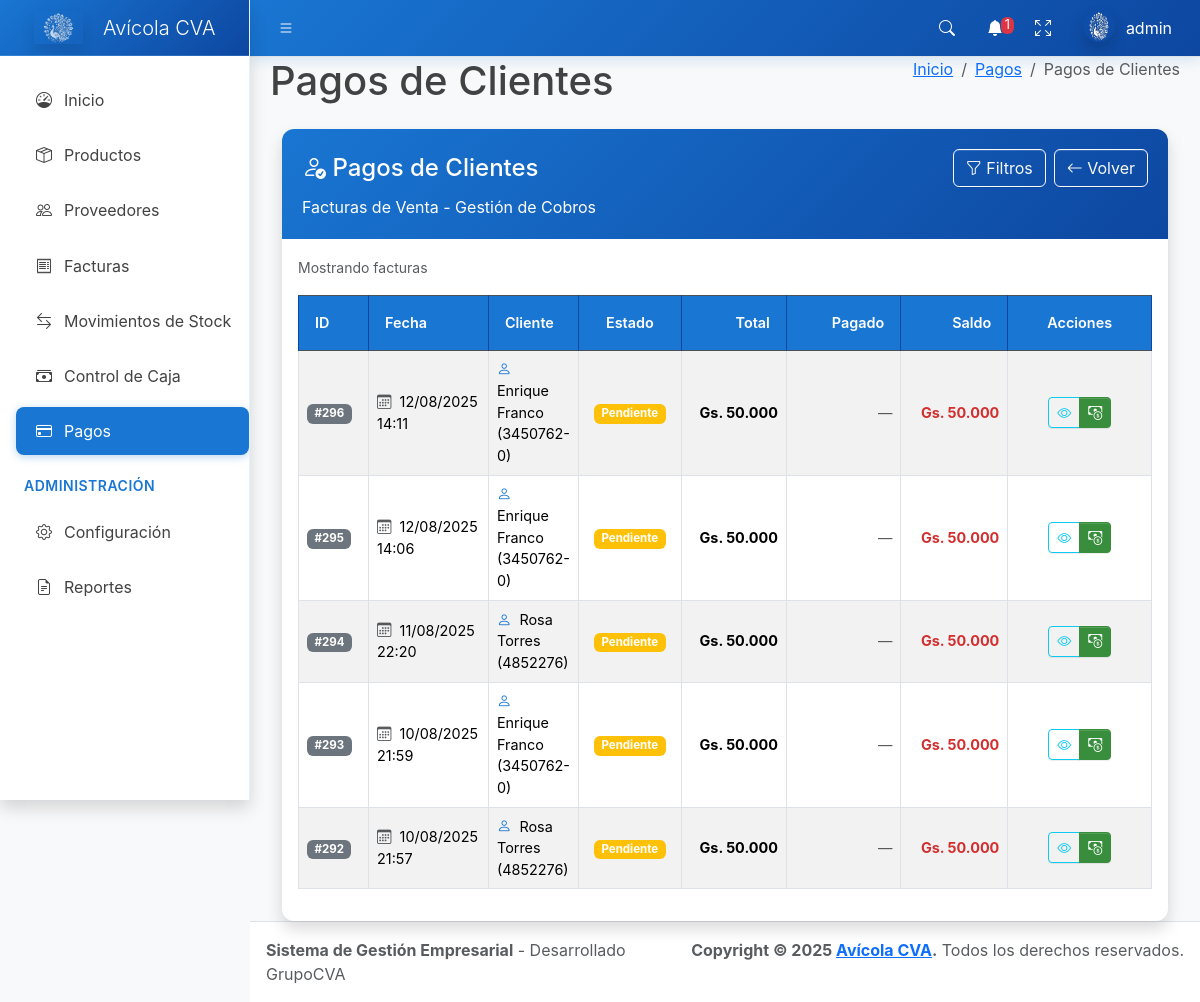
/pagos/clientes/ (signed in), run on the app's committed database.
### core/models.py (models this page shows, shortened)
class Factura(models.Model):
    TIPO_CHOICES = [
        ('compra', 'Compra'),
        ('venta', 'Venta'),
    ]
    ESTADO_CHOICES = [
        ('pendiente', 'Pendiente'),
        ('pagada', 'Pagada'),
        ('anulada', 'Anulada'),
    ]
    tipo = models.CharField(max_length=10, choices=TIPO_CHOICES, default='compra')
    numero = models.CharField(max_length=20)
    fecha = models.DateTimeField(default=timezone.now)
    proveedor = models.ForeignKey(Proveedor, on_delete=models.PROTECT, null=True, blank=True)
    cliente = models.ForeignKey(Cliente, on_delete=models.PROTECT, null=True, blank=True)
    subtotal = models.IntegerField()
    iva = models.IntegerField()
    total = models.IntegerField()
    estado = models.CharField(max_length=10, choices=ESTADO_CHOICES, default='pendiente')
    observacion = models.TextField(blank=True, null=True)
    fecha_creacion = models.DateTimeField(auto_now_add=True)
    usuario = models.ForeignKey(User, on_delete=models.PROTECT)
    class Meta:
        verbose_name = 'Factura'
        verbose_name_plural = 'Facturas'
        ordering = ['-fecha']
        unique_together = ['tipo', 'numero']
    @property
    def total_pagado(self):
        return sum(pago_factura.monto for pago_factura in self.pagos_facturas.all())
    @property
    def saldo_pendiente(self):
        return self.total - self.total_pagado

class Cliente(models.Model):
    nombre = models.CharField(max_length=200)
    rif = models.CharField(max_length=20, unique=True)
    direccion = models.TextField()
    telefono = models.CharField(max_length=20)
    email = models.EmailField()
    saldo = models.IntegerField(default=0)
    activo = models.BooleanField(default=True)
    fecha_creacion = models.DateTimeField(auto_now_add=True)
    class Meta:
        verbose_name = 'Cliente'
        verbose_name_plural = 'Clientes'
        ordering = ['nombre']
    def __str__(self):
        return f'{self.nombre} ({self.rif})'

### core/views_pagos.py (the view)
# urls.py: path('pagos/clientes/', views_pagos.pagos_clientes_list, name='pagos_clientes_list'),
@login_required
def pagos_clientes_list(request):
    facturas_venta = Factura.objects.filter(
        tipo='venta'
    ).select_related('cliente').prefetch_related('pagos_facturas').order_by('-fecha')
    q = request.GET.get('q', '')
    estado = request.GET.get('estado', '')
    desde = request.GET.get('desde', '')
    hasta = request.GET.get('hasta', '')
    if q:
        facturas_venta = facturas_venta.filter(
            Q(cliente__nombre__icontains=q) |
            Q(numero__icontains=q) |
            Q(cliente__ruc__icontains=q)
        )
    if estado:
        facturas_venta = facturas_venta.filter(estado=estado)
    if desde:
        facturas_venta = facturas_venta.filter(fecha__date__gte=desde)
    if hasta:
        facturas_venta = facturas_venta.filter(fecha__date__lte=hasta)
    paginator = Paginator(facturas_venta, 20)
    page_number = request.GET.get('page')
    page_obj = paginator.get_page(page_number)
    context = {
        'facturas': page_obj,
        'tipo': 'venta',
        'titulo': 'Pagos de Clientes',
        'subtitulo': 'Facturas de Venta - Gestión de Cobros',
    }
    return render(request, 'pagos_list.html', context)

### templates/pagos_list.html (shortened to what this page needs)
{% extends 'base.html' %}
{% load humanize custom_filters %}
{% block page_title %}{{ titulo }}{% endblock %}
{% block breadcrumb %}
<li class="breadcrumb-item"><a href="{% url 'pagos_dashboard' %}">Pagos</a></li>
<li class="breadcrumb-item active">{{ titulo }}</li>
{% endblock %}
{% block content %}
<div class="container-fluid mt-4">
  <div class="card shadow">
    <div class="card-header {% if tipo == 'venta' %}bg-success text-white{% else %}bg-warning text-white{% endif %}">
      <div class="d-flex justify-content-between align-items-center">
        <h4 class="mb-0">
          <i class="bi {% if tipo == 'venta' %}bi-person-check{% else %}bi-truck{% endif %}"></i>
          {{ titulo }}
        </h4>
        <div class="d-flex ms-auto justify-content-end">
          <button class="btn btn-outline-light me-2" type="button" data-bs-toggle="collapse" data-bs-target="#filtros-pagos" aria-expanded="false">
            <i class="bi bi-funnel"></i> Filtros
          </button>
          <a href="{% url 'pagos_dashboard' %}" class="btn btn-outline-light">
            <i class="bi bi-arrow-left"></i> Volver
          </a>
        </div>
      </div>
      <p class="mb-0 mt-2">{{ subtitulo }}</p>
    </div>
    <div class="card-body">
      <div class="row mb-3">
        <div class="col-md-6">
          <small class="text-muted">
            Mostrando {{ facturas.count }} facturas
          </small>
        </div>
        <div class="col-md-6 d-flex justify-content-end">
        </div>
      </div>
      <div class="table-responsive">
        <table class="table table-striped table-hover table-bordered">
          <thead class="table-dark">
            <tr>
              <th style="width: 80px;">ID</th>
              <th style="width: 150px;">Fecha</th>
              <th style="width: auto;">{% if tipo == 'venta' %}Cliente{% else %}Proveedor{% endif %}</th>
              <th style="width: 120px;" class="text-center">Estado</th>
              <th style="width: 150px;" class="text-end">Total</th>
              <th style="width: 150px;" class="text-end">Pagado</th>
              <th style="width: 150px;" class="text-end">Saldo</th>
              <th style="width: 200px;" class="text-center">Acciones</th>
            </tr>
          </thead>
          <tbody>
            {% for factura in facturas %}
            <tr class="align-middle">
              <td style="width: 80px;">
                <span class="badge bg-secondary">#{{ factura.id }}</span>
              </td>
              <td style="width: 150px;">
                <i class="bi bi-calendar3 text-muted me-1"></i>
                {{ factura.fecha|date:'d/m/Y H:i' }}
              </td>
              <td style="width: auto;">
                {% if tipo == 'venta' %}
                  <i class="bi bi-person text-primary me-1"></i>
                  {{ factura.cliente }}
                {% else %}
                  <i class="bi bi-truck text-danger me-1"></i>
                  {{ factura.proveedor }}
                {% endif %}
              </td>
              <td style="width: 120px;" class="text-center">
                <span class="badge bg-{% if factura.estado == 'pagada' %}success{% elif factura.estado == 'anulada' %}danger{% else %}warning{% endif %}">
                  {{ factura.get_estado_display }}
                </span>
              </td>
              <td style="width: 150px;" class="text-end">
                {% if factura.total > 0 %}
                  <span class="fw-bold">Gs. {{ factura.total|floatformat:0|intcomma_dot }}</span>
                {% else %}
                  <span class="text-muted">—</span>
                {% endif %}
              </td>
              <td style="width: 150px;" class="text-end">
                {% if factura.total_pagado > 0 %}
                  <span class="text-success">Gs. {{ factura.total_pagado|floatformat:0|intcomma_dot }}</span>
                {% else %}
                  <span class="text-muted">—</span>
                {% endif %}
              </td>
              <td style="width: 150px;" class="text-end">
                {% if factura.saldo_pendiente > 0 %}
                  <span class="text-danger fw-bold">Gs. {{ factura.saldo_pendiente|floatformat:0|intcomma_dot }}</span>
                {% else %}
                  <span class="text-success">—</span>
                {% endif %}
              </td>
              <td style="width: 200px;" class="text-center">
                <div class="btn-group" role="group">
                  <a href="{% url 'factura_ver' factura.pk %}" class="btn btn-outline-info btn-sm" title="Ver detalles">
                    <i class="bi bi-eye"></i>
                  </a>
                  {% if factura.saldo_pendiente > 0 %}
                    <a href="{% url 'factura_pagos' factura.pk %}"
                       class="btn {% if tipo == 'venta' %}btn-success{% else %}btn-warning{% endif %} btn-sm"
                       title="{% if tipo == 'venta' %}Cobrar factura{% else %}Pagar factura{% endif %}">
                      <i class="bi {% if tipo == 'venta' %}bi-cash-coin{% else %}bi-credit-card{% endif %}"></i>
                    </a>
                  {% endif %}
                </div>
              </td>
            </tr>
            {% endfor %}
          </tbody>
        </table>
      </div>
    </div>
  </div>
</div>
{% endblock %}

### templates/base.html (shortened to what this page needs)
{% load static %}
<!doctype html>
<html lang="es">
  <head>
    <link
      rel="stylesheet"
      href="https://cdn.jsdelivr.net/npm/@fontsource/source-sans-3@5.0.12/index.css"
      media="print"
      onload="this.media='all'"
    />
    <link
      rel="stylesheet"
      href="https://cdn.jsdelivr.net/npm/overlayscrollbars@2.11.0/styles/overlayscrollbars.min.css"
    />
    <link
      rel="stylesheet"
      href="https://cdn.jsdelivr.net/npm/bootstrap-icons@1.13.1/font/bootstrap-icons.min.css"
    />
    <link
      href="https://cdn.jsdelivr.net/npm/bootstrap@5.3.2/dist/css/bootstrap.min.css"
      rel="stylesheet"
    />
    <link rel="stylesheet" href="{% static 'AdminLTE/dist/css/adminlte.css' %}" />
    <link
      rel="stylesheet"
      href="https://cdn.jsdelivr.net/npm/apexcharts@3.37.1/dist/apexcharts.css"
    />
    {% load static %}
    {% load humanize custom_filters %}
    {% with tema_actual=configuracion_sistema.tema_visual|default:"azul" %}
        {% if tema_actual == "azul" %}
            <link rel="stylesheet" href="{% static 'css/temas/tema-azul.css' %}" />
        {% elif tema_actual == "oscuro" %}
            <link rel="stylesheet" href="{% static 'css/temas/tema-oscuro.css' %}" />
        {% elif tema_actual == "minimalista" %}
            <link rel="stylesheet" href="{% static 'css/temas/tema-minimalista.css' %}" />
        {% else %}
            <link rel="stylesheet" href="{% static 'css/temas/tema-azul.css' %}" />
        {% endif %}
    {% endwith %}
  </head>
  <body class="layout-fixed sidebar-expand-lg sidebar-open bg-body-tertiary">
    <div class="app-wrapper">
      <nav class="app-header navbar navbar-expand bg-body">
        <div class="container-fluid">
          <ul class="navbar-nav">
            <li class="nav-item">
              <a class="nav-link" data-lte-toggle="sidebar" href="#" role="button">
                <i class="bi bi-list"></i>
              </a>
            </li>
          </ul>
          <ul class="navbar-nav ms-auto">
            <li class="nav-item">
              <a class="nav-link" data-widget="navbar-search" href="#" role="button">
                <i class="bi bi-search"></i>
              </a>
            </li>
            <li class="nav-item dropdown">
              <a class="nav-link" data-bs-toggle="dropdown" href="#">
                <i class="bi bi-bell-fill"></i>
                <span class="navbar-badge badge text-bg-danger">{{ total_alertas|default:0 }}</span>
              </a>
            </li>
            <li class="nav-item">
              <a class="nav-link" href="#" data-lte-toggle="fullscreen">
                <i data-lte-icon="maximize" class="bi bi-arrows-fullscreen"></i>
              </a>
            </li>
            <li class="nav-item dropdown user-menu">
              <a href="#" class="nav-link dropdown-toggle" data-bs-toggle="dropdown">
                <img
                  src="{% static 'img/logo.png' %}"
                  class="user-image rounded-circle shadow"
                  alt="User Image"
                />
                <span class="d-none d-md-inline">{{ user.username|default:"Usuario" }}</span>
              </a>
            </li>
          </ul>
        </div>
      </nav>
      <aside class="app-sidebar bg-body-secondary shadow" data-bs-theme="dark">
        <div class="sidebar-brand">
          <a href="{% url 'dashboard' %}" class="brand-link">
            <img
              src="{% static 'img/logo.png' %}"
              alt="Avícola CVA Logo"
              class="brand-image opacity-75 shadow"
            />
            <span class="brand-text fw-light">Avícola CVA</span>
          </a>
        </div>
        <div class="sidebar-wrapper">
          <nav class="mt-2">
                         <ul
               class="nav sidebar-menu flex-column"
               data-lte-toggle="treeview"
               role="navigation"
               aria-label="Main navigation"
               data-accordion="false"
               id="navigation"
             >
               <li class="nav-item">
                 <a href="{% url 'dashboard' %}" class="nav-link {% if request.resolver_match.url_name == 'dashboard' %}active{% endif %}">
                   <i class="nav-icon bi bi-speedometer"></i>
                   <p>Inicio</p>
                 </a>
               </li>
               <li class="nav-item">
                 <a href="{% url 'productos_list' %}" class="nav-link {% if 'producto' in request.resolver_match.url_name %}active{% endif %}">
                   <i class="nav-icon bi bi-box-seam"></i>
                   <p>Productos</p>
                 </a>
               </li>
               <li class="nav-item">
                 <a href="{% url 'proveedores_list' %}" class="nav-link {% if 'proveedor' in request.resolver_match.url_name %}active{% endif %}">
                   <i class="nav-icon bi bi-people"></i>
                   <p>Proveedores</p>
                 </a>
               </li>
              <li class="nav-item">
                <a href="{% url 'factura_list' %}" class="nav-link {% if 'factura' in request.resolver_match.url_name %}active{% endif %}">
                  <i class="nav-icon bi bi-receipt"></i>
                  <p>Facturas</p>
                </a>
              </li>
              <li class="nav-item">
                <a href="{% url 'stock_movimientos' %}" class="nav-link {% if 'stock' in request.resolver_match.url_name %}active{% endif %}">
                  <i class="nav-icon bi bi-arrow-left-right"></i>
                  <p>Movimientos de Stock</p>
                </a>
              </li>
              <li class="nav-item">
                <a href="{% url 'caja_list' %}" class="nav-link {% if 'caja' in request.resolver_match.url_name %}active{% endif %}">
                  <i class="nav-icon bi bi-cash-stack"></i>
                  <p>Control de Caja</p>
                </a>
              </li>
              <li class="nav-item">
                <a href="{% url 'pagos_dashboard' %}" class="nav-link {% if 'pagos' in request.resolver_match.url_name %}active{% endif %}">
                  <i class="nav-icon bi bi-credit-card"></i>
                  <p>Pagos</p>
                </a>
              </li>
              <li class="nav-header">ADMINISTRACIÓN</li>
              <li class="nav-item">
                <a href="{% url 'configuracion_panel' %}" class="nav-link {% if 'configuracion' in request.resolver_match.url_name %}active{% endif %}">
                  <i class="nav-icon bi bi-gear"></i>
                  <p>Configuración</p>
                </a>
              </li>
              <li class="nav-item">
                <a href="{% url 'reportes_dashboard' %}" class="nav-link {% if 'reporte' in request.resolver_match.url_name %}active{% endif %}">
                  <i class="nav-icon bi bi-file-earmark-text"></i>
                  <p>Reportes</p>
                </a>
              </li>
            </ul>
          </nav>
        </div>
      </aside>
      <div class="app-content">
        <div class="content-header">
          <div class="container-fluid">
            <div class="row mb-2">
              <div class="col-sm-6">
                                 <h1 class="m-0">{% block page_title %}{% endblock %}</h1>
              </div>
              <div class="col-sm-6">
                <ol class="breadcrumb float-sm-end">
                  <li class="breadcrumb-item"><a href="{% url 'dashboard' %}">Inicio</a></li>
                  {% block breadcrumb %}{% endblock %}
                </ol>
              </div>
            </div>
          </div>
        </div>
        <div class="content">
          <div class="container-fluid">
            {% block content %}{% endblock %}
          </div>
        </div>
      </div>
      <footer class="app-footer">
        <div class="float-end d-none d-sm-inline">
          <strong>Copyright &copy; 2025 <a href="#">Avícola CVA</a>.</strong> Todos los derechos reservados.
        </div>
        <div>
          <strong>Sistema de Gestión Empresarial</strong> - Desarrollado GrupoCVA
        </div>
      </footer>
    </div>
  </body>
</html>

### data on the page
Factura: id "296", fecha "12/08/2025 14:11", cliente "Enrique Franco (3450762-0)", estado "Pendiente", total "50.000", saldo_pendiente "50.000"
Factura: id "295", fecha "12/08/2025 14:06", cliente "Enrique Franco (3450762-0)", estado "Pendiente", total "50.000", saldo_pendiente "50.000"
Factura: id "294", fecha "11/08/2025 22:20", cliente "Rosa Torres (4852276)", estado "Pendiente", total "50.000", saldo_pendiente "50.000"
Factura: id "293", fecha "10/08/2025 21:59", cliente "Enrique Franco (3450762-0)", estado "Pendiente", total "50.000", saldo_pendiente "50.000"
Factura: id "292", fecha "10/08/2025 21:57", cliente "Rosa Torres (4852276)", estado "Pendiente", total "50.000", saldo_pendiente "50.000"

### other printed values
{{ total_alertas|default:0 }} "1"
{{ user.username|default:"Usuario" }} "admin"
{{ titulo }} "Pagos de Clientes"
{{ subtitulo }} "Facturas de Venta - Gestión de Cobros"
